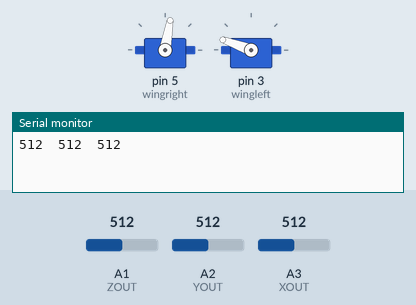
The sketch below on a simulated Arduino Uno, built with avr-gcc and run on an emulated ATmega328P. Shown: 2 × servo, the last lines printed to the serial monitor. Inputs (shaded band) come from the test bench; at power-on: A2 (YOUT) = 512, A1 (ZOUT) = 512, A3 (XOUT) = 512.

Above: at 0.75 s.
1.3 s: A2 (YOUT) set to 390
4.5 s: A2 (YOUT) set to 361
At 5.9 s:
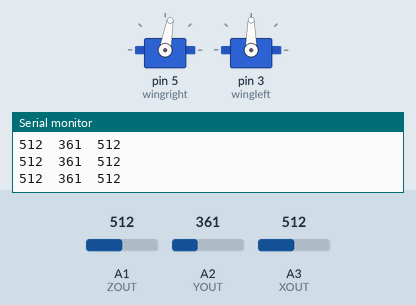
6.3 s: A2 (YOUT) set to 324
At 6.46 s:
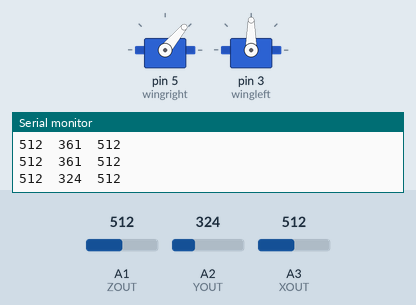
9.5 s: A2 (YOUT) set to 345
11.4 s: A2 (YOUT) set to 325
At 11.55 s:
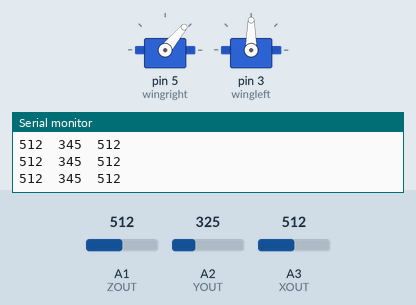
Timing chart, 0 to 15.6 s (numbered marks = the images above; inputs shaded):
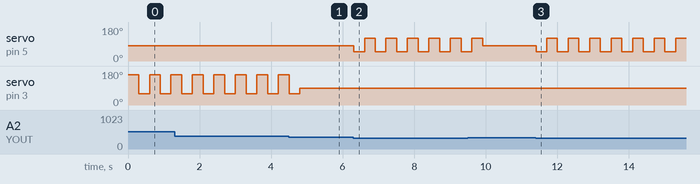

The sketch:

wing.ino
```cpp
#include <Servo.h>

#define XOUT A3
#define YOUT A2
#define ZOUT A1

Servo wingleft;
Servo wingright;

void setup()
{
  Serial.begin(9600);
  wingright.attach(5);
  wingleft.attach(3);
}

void loop()
{
  Serial.print(analogRead(XOUT));
  Serial.print("  ");
  Serial.print(analogRead(YOUT));
  Serial.print("  ");
  Serial.println(analogRead(ZOUT));

  wingleft.write(90);
  wingright.write(80);

  while(analogRead(YOUT) >= 375) {
    wingleft.write(160);
    delay(300);
    wingleft.write(60);
    delay(300);
  }

  while(analogRead(YOUT) <= 335) {
    wingright.write(50);
    delay(300);
    wingright.write(120);
    delay(300);
  }

  while(analogRead(ZOUT) <= 260) {
    wingleft.write(160);
    wingright.write(20);
    delay(300);
    wingleft.write(60);
    wingright.write(120);
    delay(300);
  }
}
```

Measured:
- the behaviour switches between 375 and 374 on A2 (YOUT) (found by bisection; images 0 and 1)
- the behaviour switches between 336 and 335 on A2 (YOUT) (found by bisection; images 1 and 2)
- after the input at 6.3 s, servo on pin 5 (wingright): alternates 120° for 0.30 s and 50° for 0.30 s, starting at once
- after the input at 11.4 s, servo on pin 5 (wingright): alternates 120° for 0.30 s and 50° for 0.30 s, starting at once
- by itself, servo on pin 3 (wingleft): alternates 160° for 0.30 s and 60° for 0.30 s
